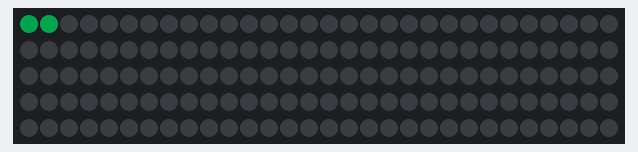
A sketch run on a simulated Arduino Uno, built with avr-gcc and run on an emulated ATmega328P. Parts: 150 RGB LEDs in strip order, left to right, continuing on the next row. Dim RGB values are drawn brighter than linear; random numbers use the default seed unless the sketch sets one.

Above: at 0.11 s.
At 7.44 s:
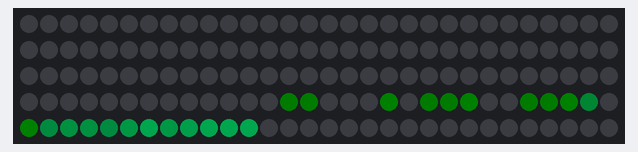
At 11.34 s:
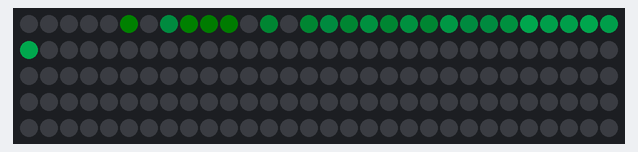
At 15.18 s:
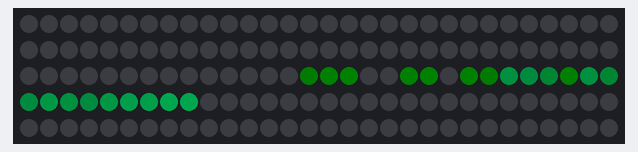
At 25.91 s:
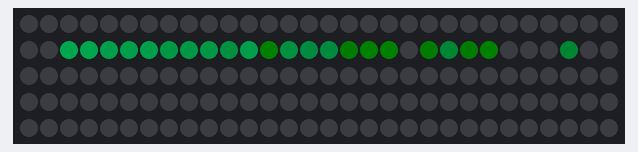
At 39.9 s:
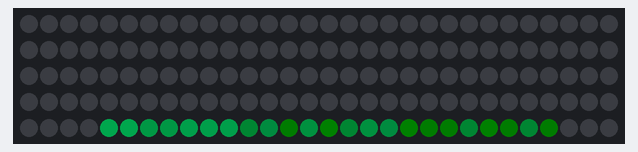

The sketch:

comet.ino
```cpp
#include <Adafruit_NeoPixel.h>
#include "WS2812_Definitions.h"

#define PIN 5
#define LED_COUNT 150

byte r = 0;
byte g = 0;
byte b = 0;


unsigned long curr_time = 0;
unsigned long prev_time = 0;
unsigned long wait_time = 0;

unsigned int dir = 0;

// Create an instance of the Adafruit_NeoPixel class called "leds".
// That'll be what we refer to from here on...
Adafruit_NeoPixel leds = Adafruit_NeoPixel(LED_COUNT, PIN, NEO_GRB + NEO_KHZ800);

void setup()
{
  Serial.begin(9600);
  leds.begin();  // Call this to start up the LED leds.
  leds.setBrightness(70); //adjust brightness here
  leds.show(); // Initialize all pixels to 'off'

//  r = (CYAN & 0xFF0000) >> 32;
//  g = (CYAN & 0x00FF00) >> 16;
//  b = (CYAN & 0x0000FF);
  // define colors here. figure out way to read from a single hex variable later
  r = 0;
  g = 150;
  b = 70;

//  Serial.println(color);
//  Serial.println(r);
//  Serial.println(g);
//  Serial.println(b);
}

void loop() {
  // start a meteor based on random time
  curr_time = millis();
  if(curr_time - prev_time > wait_time){
    meteorRain(r, g, b, 1, 64, true, 25, true);
    wait_time = round(random(3000));
    prev_time = curr_time;
  }
}

void meteorRain(byte red, byte green, byte blue, byte meteorSize, byte meteorTrailDecay, boolean meteorRandomDecay, int SpeedDelay, bool randDir) {
  setAll(0,0,0);

  if(!randDir){
    // alternate direction
    for(int i = 0; i < LED_COUNT+20; i++) {
      // fade brightness all LEDs one step
      for(int j=0; j<LED_COUNT; j++) {
        if((!meteorRandomDecay) || (random(10)>5)) {
          fadeToBlack(j, meteorTrailDecay );
        }
      }

      // draw meteor
      for(int j = 0; j < meteorSize; j++) {
        if( ( i-j <LED_COUNT) && (i-j>=0) ) {
          setPixel(i-j, red, green, blue);
        }
      }
      showStrip();
      delay(SpeedDelay);
    }
    // switch direction
    for(int i = LED_COUNT; i > -20; i--) {
      // fade brightness all LEDs one step
      for(int j=0; j<LED_COUNT; j++) {
        if( (!meteorRandomDecay) || (random(10)>5) ) {
          fadeToBlack(j, meteorTrailDecay );
        }
      }

      // draw meteor
      for(int j = 0; j < meteorSize; j++) {
        if((i+j < LED_COUNT) && (i+j>=0) ) {
          setPixel(i+j, red, green, blue);
        }
      }

      showStrip();
      delay(SpeedDelay);
    }
  }
  else{
    // randomize direction
    dir = round(random(2));
    if(dir == 1){
      for(int i = 0; i < LED_COUNT+20; i++) {
      // fade brightness all LEDs one step
      for(int j=0; j<LED_COUNT; j++) {
        if( (!meteorRandomDecay) || (random(10)>5) ) {
          fadeToBlack(j, meteorTrailDecay );
        }
      }
      // draw meteor
      for(int j = 0; j < meteorSize; j++) {
        if( ( i-j <LED_COUNT) && (i-j>=0) ) {
          setPixel(i-j, red, green, blue);
        }
      }
      showStrip();
      delay(SpeedDelay);
      }
    }
    else{
      for(int i = LED_COUNT; i > -20; i--) {
      // fade brightness all LEDs one step
        for(int j=0; j<LED_COUNT; j++) {
          if( (!meteorRandomDecay) || (random(10)>5) ) {
            fadeToBlack(j, meteorTrailDecay );
          }
        }

        // draw meteor
        for(int j = 0; j < meteorSize; j++) {
          if((i+j < LED_COUNT) && (i+j>=0) ) {
            setPixel(i+j, red, green, blue);
          }
        }
        showStrip();
        delay(SpeedDelay);
      }
    }
  }
}

void fadeToBlack(int ledNo, byte fadeValue) {
 #ifdef ADAFRUIT_NEOPIXEL_H
    // NeoPixel
    uint32_t oldColor;
    uint8_t r, g, b;
    int value;

    oldColor = leds.getPixelColor(ledNo);
    r = (oldColor & 0x00ff0000UL) >> 16;
    g = (oldColor & 0x0000ff00UL) >> 8;
    b = (oldColor & 0x000000ffUL);

    r=(r<=10)? 0 : (int) r-(r*fadeValue/256);
    g=(g<=10)? 0 : (int) g-(g*fadeValue/256);
    b=(b<=10)? 0 : (int) b-(b*fadeValue/256);

    leds.setPixelColor(ledNo, r,g,b);
 #endif
 #ifndef ADAFRUIT_NEOPIXEL_H
   // FastLED
   leds[ledNo].fadeToBlackBy( fadeValue );
 #endif
}


void showStrip() {
 #ifdef ADAFRUIT_NEOPIXEL_H
   // NeoPixel
   leds.show();
 #endif
 #ifndef ADAFRUIT_NEOPIXEL_H
   // FastLED
   FastLED.show();
 #endif
}

void setPixel(int Pixel, byte red, byte green, byte blue) {
 #ifdef ADAFRUIT_NEOPIXEL_H
   // NeoPixel
   leds.setPixelColor(Pixel, leds.Color(red, green, blue));
 #endif
 #ifndef ADAFRUIT_NEOPIXEL_H
   // FastLED
   leds[Pixel].r = red;
   leds[Pixel].g = green;
   leds[Pixel].b = blue;
 #endif
}

void setAll(byte red, byte green, byte blue) {
  for(int i = 0; i < LED_COUNT; i++ ) {
    setPixel(i, red, green, blue);
  }
  showStrip();
}
```

WS2812_Definitions.h
```cpp
/*
  Bunches of definitions for the WS2812 Breakout Board example code

*/

// These are for the cascade function
#define TOP_DOWN 0
#define DOWN_TOP 1

/* A world of colors to set your LED to
  Standard HTML Color Codes sorted by Hex Value
    to see the colors in action, check out:
   http://www.w3schools.com/html/html_colorvalues.asp */

#define BLACK			0x000000
#define NAVY			0x000080
#define DARKBLUE		0x00008B
#define MEDIUMBLUE		0x0000CD
#define BLUE			0x0000FF
#define DARKGREEN		0x006400
#define GREEN			0x008000
#define TEAL			0x008080
#define DARKCYAN		0x008B8B
#define DEEPSKYBLUE		0x00BFFF
#define DARKTURQUOISE		0x00CED1
#define MEDIUMSPRINGGREEN	0x00FA9A
#define LIME			0x00FF00
#define SPRINGGREEN		0x00FF7F
#define AQUA			0x00FFFF
#define CYAN			0x00FFFF
#define MIDNIGHTBLUE		0x191970
#define DODGERBLUE		0x1E90FF
#define LIGHTSEAGREEN		0x20B2AA
#define FORESTGREEN		0x228B22
#define SEAGREEN		0x2E8B57
#define DARKSLATEGRAY		0x2F4F4F
#define LIMEGREEN		0x32CD32
#define MEDIUMSEAGREEN		0x3CB371
#define TURQUOISE		0x40E0D0
#define ROYALBLUE		0x4169E1
#define STEELBLUE		0x4682B4
#define DARKSLATEBLUE		0x483D8B
#define MEDIUMTURQUOISE		0x48D1CC
#define INDIGO 			0x4B0082
#define DARKOLIVEGREEN		0x556B2F
#define CADETBLUE		0x5F9EA0
#define CORNFLOWERBLUE		0x6495ED
#define MEDIUMAQUAMARINE	0x66CDAA
#define DIMGRAY			0x696969
#define SLATEBLUE		0x6A5ACD
#define OLIVEDRAB		0x6B8E23
#define SLATEGRAY		0x708090
#define LIGHTSLATEGRAY		0x778899
#define MEDIUMSLATEBLUE		0x7B68EE
#define LAWNGREEN		0x7CFC00
#define CHARTREUSE		0x7FFF00
#define AQUAMARINE		0x7FFFD4
#define MAROON			0x800000
#define PURPLE			0x800080
#define OLIVE			0x808000
#define GRAY			0x808080
#define SKYBLUE			0x87CEEB
#define LIGHTSKYBLUE		0x87CEFA
#define BLUEVIOLET		0x8A2BE2
#define DARKRED			0x8B0000
#define DARKMAGENTA		0x8B008B
#define SADDLEBROWN		0x8B4513
#define DARKSEAGREEN		0x8FBC8F
#define LIGHTGREEN		0x90EE90
#define MEDIUMPURPLE		0x9370DB
#define DARKVIOLET		0x9400D3
#define PALEGREEN		0x98FB98
#define DARKORCHID		0x9932CC
#define YELLOWGREEN		0x9ACD32
#define SIENNA			0xA0522D
#define BROWN			0xA52A2A
#define DARKGRAY		0xA9A9A9
#define LIGHTBLUE		0xADD8E6
#define GREENYELLOW		0xADFF2F
#define PALETURQUOISE	        0xAFEEEE
#define LIGHTSTEELBLUE		0xB0C4DE
#define POWDERBLUE		0xB0E0E6
#define FIREBRICK		0xB22222
#define DARKGOLDENROD		0xB8860B
#define MEDIUMORCHID		0xBA55D3
#define ROSYBROWN		0xBC8F8F
#define DARKKHAKI		0xBDB76B
#define SILVER			0xC0C0C0
#define MEDIUMVIOLETRED	        0xC71585
#define INDIANRED 		0xCD5C5C
#define PERU			0xCD853F
#define CHOCOLATE		0xD2691E
#define TAN			0xD2B48C
#define LIGHTGRAY		0xD3D3D3
#define THISTLE			0xD8BFD8
#define ORCHID			0xDA70D6
#define GOLDENROD		0xDAA520
#define PALEVIOLETRED		0xDB7093
#define CRIMSON			0xDC143C
#define GAINSBORO		0xDCDCDC
#define PLUM			0xDDA0DD
#define BURLYWOOD		0xDEB887
#define LIGHTCYAN		0xE0FFFF
#define LAVENDER		0xE6E6FA
#define DARKSALMON		0xE9967A
#define VIOLET			0xEE82EE
#define PALEGOLDENROD		0xEEE8AA
#define LIGHTCORAL		0xF08080
#define KHAKI			0xF0E68C
#define ALICEBLUE		0xF0F8FF
#define HONEYDEW		0xF0FFF0
#define AZURE			0xF0FFFF
#define SANDYBROWN		0xF4A460
#define WHEAT			0xF5DEB3
#define BEIGE			0xF5F5DC
#define WHITESMOKE		0xF5F5F5
#define MINTCREAM		0xF5FFFA
#define GHOSTWHITE		0xF8F8FF
#define SALMON			0xFA8072
#define ANTIQUEWHITE		0xFAEBD7
#define LINEN			0xFAF0E6
#define LIGHTGOLDENRODYELLOW	0xFAFAD2
#define OLDLACE			0xFDF5E6
#define RED			0xFF0000
#define FUCHSIA			0xFF00FF
#define MAGENTA			0xFF00FF
#define DEEPPINK		0xFF1493
#define ORANGERED		0xFF4500
#define TOMATO			0xFF6347
#define HOTPINK			0xFF69B4
#define CORAL			0xFF7F50
#define DARKORANGE		0xFF8C00
#define LIGHTSALMON		0xFFA07A
#define ORANGE			0xFFA500
#define LIGHTPINK		0xFFB6C1
#define PINK			0xFFC0CB
#define GOLD			0xFFD700
#define PEACHPUFF		0xFFDAB9
#define NAVAJOWHITE		0xFFDEAD
#define MOCCASIN		0xFFE4B5
#define BISQUE			0xFFE4C4
#define MISTYROSE		0xFFE4E1
#define BLANCHEDALMOND		0xFFEBCD
#define PAPAYAWHIP		0xFFEFD5
#define LAVENDERBLUSH		0xFFF0F5
#define SEASHELL		0xFFF5EE
#define CORNSILK		0xFFF8DC
#define LEMONCHIFFON		0xFFFACD
#define FLORALWHITE		0xFFFAF0
#define SNOW			0xFFFAFA
#define YELLOW			0xFFFF00
#define LIGHTYELLOW		0xFFFFE0
#define IVORY			0xFFFFF0
#define WHITE			0xFFFFFF
```
